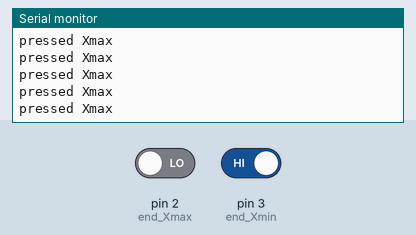
Simulated run of this sketch. Board: Arduino Uno, built with avr-gcc and run on an emulated ATmega328P. Shown: the last lines printed to the serial monitor. The inputs (shaded band) are chosen by the test bench; at power-on: pin 2 (end_Xmax) LOW, pin 3 (end_Xmin) HIGH.

Above: at 1.3 s.
1.4 s: pin 2 (end_Xmax) driven HIGH
At 1.41 s:
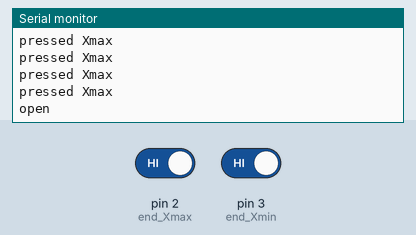
3.3 s: pin 3 (end_Xmin) driven LOW
At 3.31 s:
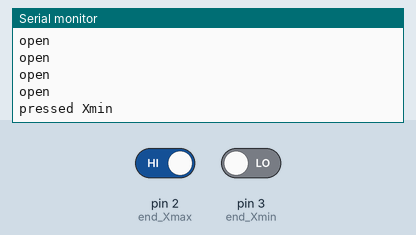

The sketch:

ramps_endstop.ino
```cpp
/*
 * this just shows the value of an endstop to test wiring. it can be pressed and released
 * and shows that status via serial output
 */

//endstop defines
#define end_Xmin 3
#define end_Xmax 2
#define end_Ymin 14
#define end_Ymax 15
#define end_Zmin 18
#define end_Zmax 19

//WARNING! double check the wiring of the endstops.
//I recieved an endstop with the servo-side red/black swapped and had to repin it

void setup() {
  // put your setup code here, to run once:
  Serial.begin(9600);
  Serial.println("Scapp Cam endstop test, RAMPS 1.4");
  delay(100);
}

void loop() {
  // put your main code here, to run repeatedly:
  if (!digitalRead(end_Xmin) ){
    Serial.println("pressed Xmin"); //these 'MakerBot' endstops are normally open, need to use a !(not)
  }
  else if(!digitalRead(end_Xmax) ){
    Serial.println("pressed Xmax");
  }
  else{
    Serial.println("open");
  }
  delay(100);
}
```

Measured:
- after the input at 1.4 s, the serial monitor: prints a new line at once (image 1)
- after the input at 3.3 s, the serial monitor: prints a new line at once (image 2)
